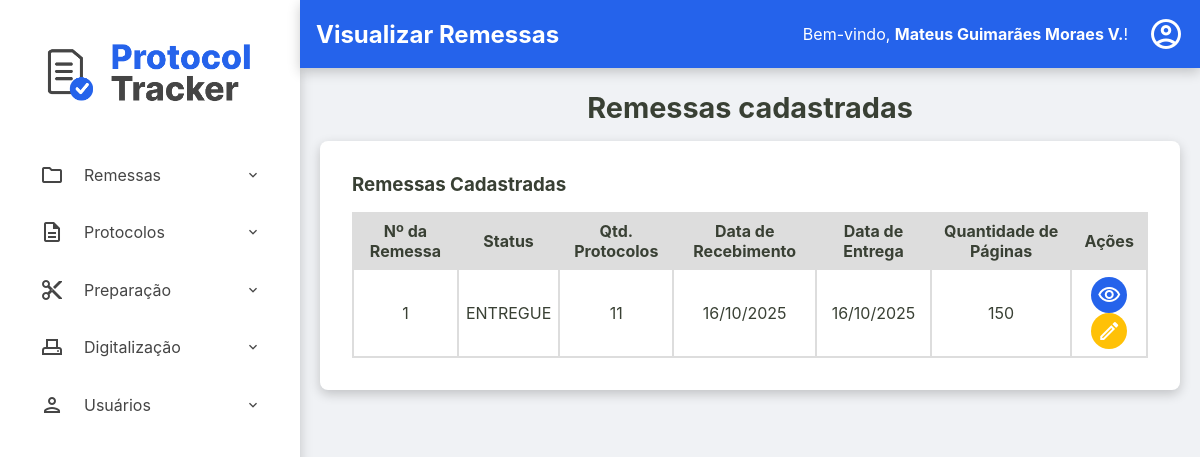
The app's page /admin/remessas/visualizar-remessas (signed in), older data.
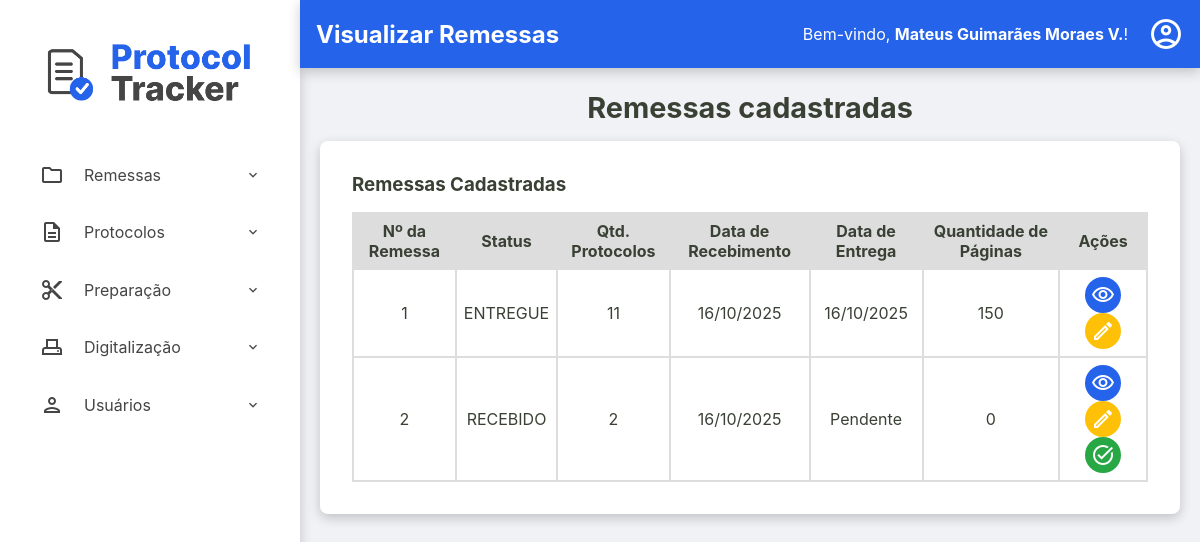
The same page, newer data.
### tables this page shows
CREATE TABLE remessas (
    numero_remessa INTEGER PRIMARY KEY, -- SQLite vai gerenciar o autoincremento aqui
    id TEXT NOT NULL UNIQUE, -- Seu ID de texto continua sendo obrigatório e único
    data_recebimento TEXT NOT NULL,
    data_entrega TEXT NULL,
    status TEXT NOT NULL DEFAULT 'RECEBIDO',
    quantidade_protocolos INTEGER NULL CHECK (quantidade_protocolos >= 0),
    id_administrador INTEGER NOT NULL,
    observacoes TEXT NULL,
    FOREIGN KEY (id_administrador) REFERENCES usuarios (id)
  );

### src/Controller/Admin/RemessaController.php (called while the page is built, shortened)
<?php
class RemessaController
{
    public function exibirRemessas(?string $erro = null)
    {
        try {
            $listaRemessas = $this->remessaRepository->all();
            require __DIR__ . '/../../../templates/admin/visualizar-remessas.php';
        } catch (Exception $e) {
            $this->home($e->getMessage());
        }
    }
}

### src/Repository/RemessaRepository.php (called while the page is built, shortened)
<?php
class RemessaRepository implements RemessaRepositoryInterface
{
    private PDO $connection;
    public function __construct(PDO $connection)
    {
        $this->connection = $connection;
    }
    public function all(): array
    {
        $sqlQuery = "SELECT * FROM remessas ORDER BY data_recebimento DESC;";
        $stmt = $this->connection->query($sqlQuery);
        return $this->hidrataLista($stmt);
    }
    private function hidrataLista(PDOStatement $stmt): array
    {
        $listaDeRemessas = [];
        while($dadosRemessa = $stmt->fetch()){
            $listaDeRemessas[] = Remessa::fromArray($dadosRemessa);
        }
        return $listaDeRemessas;
    }
}

### src/Model/Remessa.php (called while the page is built, shortened)
<?php
class Remessa {
    public function getId(): string { return $this->id; }
    public function getNumeroRemessa(): int { return $this->numero_remessa; }
    public function getDataRecebimento(): DateTimeImmutable { return $this->data_recebimento; }
    public function getDataEntrega(): ?DateTimeImmutable { return $this->data_entrega; }
    public function getStatus(): string { return $this->status; }
    public function getQuantidadeProtocolos(): ?int { return $this->quantidade_protocolos; }
    public static function fromArray(array $array): self
    {
        try {
            $data_recebimento = new DateTimeImmutable($array['data_recebimento']);
            $data_entrega = isset($array['data_entrega']) ? new DateTimeImmutable($array['data_entrega']) : null;
        } catch (Exception $e) {
            throw new Exception("Falha ao criar data");
        }
        return new self(
            $array['id'],
            (int) $array['numero_remessa'] ?? null,
            $data_recebimento,
            $data_entrega,
            $array['status'],
            isset($array['quantidade_protocolos']) ? (int)$array['quantidade_protocolos'] : null,
            (int)$array['id_administrador'],
            $array['observacoes'] ?? null
        );
    }
}

### src/Repository/ProtocoloRepository.php (called while the page is built, shortened)
<?php
class ProtocoloRepository implements ProtocoloRepositoryInterface
{
    private PDO $connection;
    public function __construct(PDO $connection)
    {
        $this->connection = $connection;
    }
    public function sumPagesByRemessaAndStatus(string $id_remessa, string $status): int
    {
        $sqlQuery = "SELECT SUM(quantidade_paginas) FROM protocolos WHERE id_remessa = :id_remessa AND status = :status;";
        $stmt = $this->connection->prepare($sqlQuery);
        $stmt->bindValue(':id_remessa', $id_remessa);
        $stmt->bindValue(':status', $status);
        $stmt->execute();
        $total = $stmt->fetchColumn();
        return (int)$total;
    }
}

### templates/admin/visualizar-remessas.php (the view, shortened to what the changed rows need)
<?php require __DIR__ . '/../components/_header.php'; ?>
<h2>Remessas cadastradas</h2>
<div class="container-principal-busca">
    <div class="listagem-container">
        <table id="tabela-protocolos" class="protocolos-table datatable-js">
            <thead>
                <tr>
                    <th>Nº da Remessa</th>
                    <th>Status</th>
                    <th>Qtd. Protocolos</th>
                    <th>Data de Recebimento</th>
                    <th>Data de Entrega</th>
                    <th>Quantidade de Páginas</th>
                    <th class="acoes-header">Ações</th>
                </tr>
            </thead>
            <tbody>
                <?php foreach ($listaRemessas as $remessa): ?>
                    <tr>
                        <td><?= htmlspecialchars($remessa->getNumeroRemessa()) ?></td>
                        <td><?= htmlspecialchars($remessa->getStatus()) ?></td>
                        <td><?= htmlspecialchars($remessa->getQuantidadeProtocolos() ?? 0) ?></td>
                        <td><?= $remessa->getDataRecebimento() ? $remessa->getDataRecebimento()->format('d/m/Y') : 'N/A' ?></td>
                        <td><?= $remessa->getDataEntrega() ? $remessa->getDataEntrega()->format('d/m/Y') : 'Pendente' ?></td>
                        <td>
                            <?php
                                $totalDigitalizadas = $this->protocoloRepository->sumPagesByRemessaAndStatus($remessa->getId(), 'DIGITALIZADO');
                                $totalEntregues = $this->protocoloRepository->sumPagesByRemessaAndStatus($remessa->getId(), 'ENTREGUE');
                                $totalPaginasDigitalizadas = $totalDigitalizadas + $totalEntregues;
                                echo $totalPaginasDigitalizadas;
                            ?>
                        </td>
                        <td class="acoes-cell">
                            <a href="/admin/remessas/protocolos?id=<?= htmlspecialchars($remessa->getId()) ?>" class="btn-acao btn-detalhes" title="Ver Protocolos">
                                <span class="material-icons-outlined">visibility</span>
                            </a>
                            <a href="/admin/remessas/editar-remessa?id=<?= htmlspecialchars($remessa->getId()) ?>" class="btn-acao btn-editar" title="Editar Remessa">
                                <span class="material-icons-outlined">edit</span>
                            </a>
                            <?php if ($remessa->getStatus() !== 'ENTREGUE'): ?>
                                <button
                                    type="button"
                                    class="btn-acao btn-entregar open-modal-entregar"
                                    data-remessa-id="<?= htmlspecialchars($remessa->getId()) ?>"
                                    data-remessa-numero="<?= htmlspecialchars($remessa->getNumeroRemessa()) ?>"
                                    title="Entregar Remessa">
                                    <span class="material-icons-outlined">task_alt</span>
                                </button>
                            <?php endif; ?>
                        </td>
                    </tr>
                <?php endforeach; ?>
            </tbody>
        </table>
    </div>
</div>
<?php require __DIR__ . '/../components/_footer.php'; ?>

Row changes from the older to the newer data that the page shows:
added remessas: numero_remessa "2", status "RECEBIDO", quantidade_protocolos "2", format "16/10/2025", shows "Pendente", totalPaginasDigitalizadas "0"
